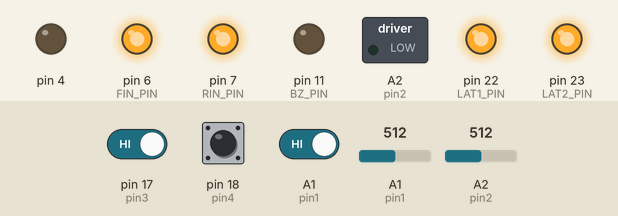
A sketch run on a simulated Arduino Leonardo, built with avr-gcc and run on an emulated ATmega32U4. On the bench: switched loads named in the sketch (green lamp = pin HIGH), output pins drawn as LEDs (lit = HIGH). The test bench sets the inputs (shaded band); at power-on: pin 18 (pin4) HIGH, A1 (pin1) HIGH, pin 17 (pin3) HIGH, A1 (pin1) = 512, A2 (pin2) = 512.

Above: at 1.2 s.
1.3 s: pin 18 (pin4) pulsed LOW 5 times (0.12 s each, 0.3 s apart)
At 3.6 s:
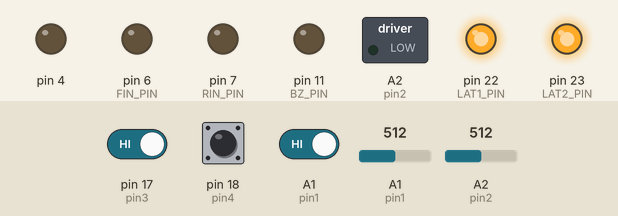
4.3 s: A1 (pin1) driven LOW
At 5.4 s:
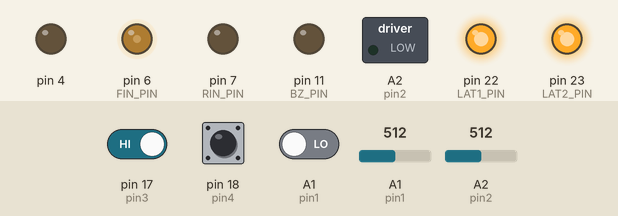
5.8 s: pin 17 (pin3) driven LOW
At 6.5 s:
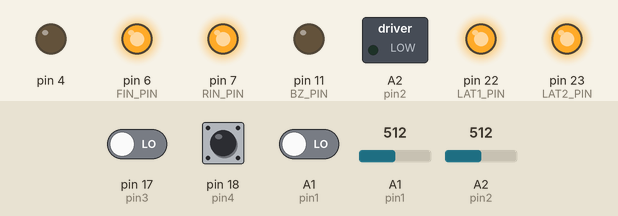
7.3 s: pin 17 (pin3) driven HIGH
At 8.5 s:
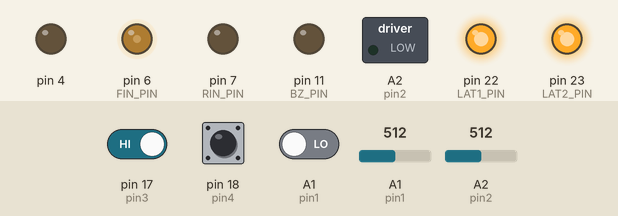
8.8 s: pin 18 (pin4) pulsed LOW 2 times (0.12 s each, 0.3 s apart)
At 9.9 s:
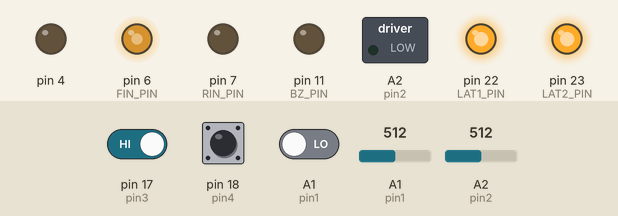
Timing chart, 0 to 11.8 s (numbered marks = the images above; inputs shaded):
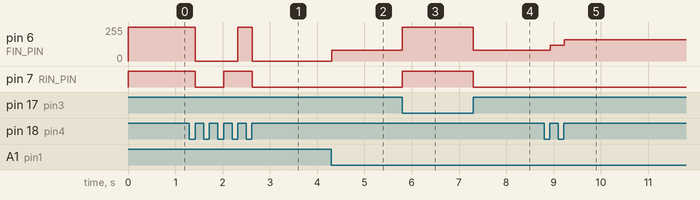

The sketch:

kadai6.ino
```cpp
#define USE_TIMER3
#include "mono_con.h"

const int dspds[4] = { -1, 80, 120, 160 };
const int sspds[4] = { -1, 80, 35, 10 };

int x, y, tsw, sw, ph;
int pretsw, presw, preph;
bool swps = false;
bool r = true;

int phase = 0;
word tc = 0;

void cw(int spd) {
	analogWrite(FIN_PIN, spd);
	digitalWrite(RIN_PIN, LOW);
}

void ccw(int spd) {
	digitalWrite(FIN_PIN, LOW);
	analogWrite(RIN_PIN, spd);
}

void stop() {
	digitalWrite(FIN_PIN, HIGH);
	digitalWrite(RIN_PIN, HIGH);
}

ISR(TIMER3_COMPA_vect) {
	static word in = 0;
	if (in++ > 5) {
		in = 0;
		r = true;
	}
	tc++;
}

void setup() {
	config_init();
	serial_init();

	tsw = pretsw = !digitalRead(pin3);
	sw = presw = !digitalRead(pin4);
	ph = preph = digitalRead(pin5);
}

void loop() {
	if (r) {
		r = false;

		x = analogRead(pin2);
		y = analogRead(pin1);
		tsw = !digitalRead(pin3);
		sw = !digitalRead(pin4);
		ph = digitalRead(pin5);

		if (sw == LOW && presw == HIGH) swps = true;

		presw = sw;
	}

	if (swps) {
		swps = false;
		if (++phase > 3) phase = 0;
	}

	if (!tsw) {
		if (phase == 0) stop();
		else if (ph == LOW) cw(dspds[phase]);
		else ccw(dspds[phase]);
	} else {
		stop();
		if (phase != 0) {
			if (tc >= sspds[phase]) {
				tc = 0;
				if (ph == LOW) lm.spm(CW);
				else lm.spm(CCW);
				lm.flush();
			}
		}
	}
}
```

mono_con.h
```cpp
//===================================================================================================================
//
//  高校生ものづくりコンテスト2026岡山県大会用 ArduinoShield
//
//    出力回路: 百エディケーション製
//    https://hyakuedu.wordpress.com/
//
//    CPU Board: Arduino MEGA 2560 R3
//                                     2026/04/15 OKAKO
//
//===================================================================================================================

#ifndef _MONO_CON_2026_H
#define _MONO_CON_2026_H

//--- Arduino ATmega2560 Input
#define pin1	A1
#define pin2	A2
#define pin3	17  // D1
#define pin4	18  // D2
#define pin5	19  // D3
#define pin6	40  // M1
#define pin7	42  // M2
#define pin8	20  // D4: GND

//--- OKAKO_Shield_CN2
#define BOARD_SW_PIN 26
#define BZ_PIN   11
#define FIN_PIN  6
#define RIN_PIN  7
#define LAT2_PIN 23
#define LAT1_PIN 22
#define SCK_PIN  24
#define SDI_PIN  25

//--- led_stepmotor::spm() の引数用
#define CW		0xFF
#define CCW		0xFE
#define STOP	0xFD

//===================================================================================================================
//  ステッピングモータの励磁パターンを返す関数
//===================================================================================================================
int stepm_init(int n) {
	static const uint8_t tbl[5] = {
		0x9,  // A
		0xc,  // B
		0x6,  // nA
		0x3,  // nB
		0x00  // Stop
	};
	return (n >= 0 && n < 5) ? tbl[n] : 0;
}

//===================================================================================================================
//  フルカラーLEDとステッピングモータの動作制御クラス
//===================================================================================================================
class led_stepmotor {
private:
	uint8_t b8 = 0;
	uint8_t cur_phase = 0;

public:
	// フルカラーLED: 3bit GBR
	led_stepmotor& led(uint8_t gbr) {
		b8 = (b8 & 0x0F) | ((gbr & 0x07) << 4);
		return *this;
	}

	// ステッピングモータ: 励磁フェーズ
	led_stepmotor& spm(uint8_t phase) {
		uint8_t p;
		if (phase == CW) {
			cur_phase = (cur_phase + 3) & 0x03;
			p = cur_phase;
		} else if (phase == CCW) {
			cur_phase = (cur_phase + 1) & 0x03;
			p = cur_phase;
		} else if (phase < 4) {
			cur_phase = phase;
			p = phase;
		} else {
			p = 4;
		}
		b8 = (b8 & 0xF0) | (stepm_init(p) & 0x0F);
		return *this;
	}

	// 更新
	void flush() const {
		digitalWrite(LAT2_PIN, LOW);
		shiftOut(SDI_PIN, SCK_PIN, MSBFIRST, b8);
		digitalWrite(LAT2_PIN, HIGH);
	}
};
led_stepmotor lm;

//===================================================================================================================
//  レジスタ初期設定
//===================================================================================================================
void config_init(void) {
	// 入力
	pinMode(pin1, INPUT);
	pinMode(pin2, INPUT);
	pinMode(pin3, INPUT);
	pinMode(pin4, INPUT);
	pinMode(pin5, INPUT);
	pinMode(pin6, INPUT);
	pinMode(pin7, INPUT);

	// D4=GND
	pinMode(pin8, OUTPUT);
	digitalWrite(pin8, LOW);

	// シールド側
	pinMode(BOARD_SW_PIN, INPUT);
	pinMode(BZ_PIN, OUTPUT);
	pinMode(RIN_PIN, OUTPUT);
	pinMode(FIN_PIN, OUTPUT);
	pinMode(LAT1_PIN, OUTPUT);
	pinMode(LAT2_PIN, OUTPUT);
	pinMode(SCK_PIN, OUTPUT);
	pinMode(SDI_PIN, OUTPUT);

	// 初期状態
	digitalWrite(LAT1_PIN, HIGH);
	digitalWrite(LAT2_PIN, HIGH);
	digitalWrite(SCK_PIN, LOW);
	digitalWrite(SDI_PIN, LOW);

	// Timer4: PWM 31.37kHz
	TCCR4B = (TCCR4B & 0b11111000) | 0x01;

#if defined(USE_TIMER3)
	// Timer3: 1ms割り込み
	TCCR3A = 0;
	TCCR3B = 0x0b;    // CTC, pre=64
	OCR3A = 249;      // 1kHz
	TIMSK3 = 0x02;    // OCIE3A
#endif
}

//===================================================================================================================
//  シリアルデバイスの初期設定関数
//===================================================================================================================
void serial_init(void) {
	// U1, U2
	digitalWrite(LAT1_PIN, LOW);
	shiftOut(SDI_PIN, SCK_PIN, MSBFIRST, 0x00);
	shiftOut(SDI_PIN, SCK_PIN, MSBFIRST, 0x00);
	digitalWrite(LAT1_PIN, HIGH);

	// U3
	digitalWrite(LAT2_PIN, LOW);
	shiftOut(SDI_PIN, SCK_PIN, MSBFIRST, 0x00);
	digitalWrite(LAT2_PIN, HIGH);
}

//===================================================================================================================
//  2桁7セグメントLEDの表示関数
//===================================================================================================================
void disp(char leftPat, char rightPat) {
	digitalWrite(LAT1_PIN, LOW);
	shiftOut(SDI_PIN, SCK_PIN, MSBFIRST, leftPat);
	shiftOut(SDI_PIN, SCK_PIN, MSBFIRST, rightPat);
	digitalWrite(LAT1_PIN, HIGH);
}

//===================================================================================================================
//  7セグメントLED 表示データ (0-9, blank)
//===================================================================================================================
const uint8_t num[11] = {
	0x3f, 0x06, 0x5b, 0x4f, 0x66,  // 0,1,2,3,4
	0x6d, 0x7d, 0x27, 0x7f, 0x6f,  // 5,6,7,8,9
	0x00                           // blank
};

#endif
```

Measured:
- after the input at 1.3 s, pin 6 (FIN_PIN): 255/255 → 0/255 after 0.12 s, → 255/255 0.90 s later, → 0/255 0.30 s later; pin 7 (RIN_PIN): HIGH → LOW after 0.12 s, → HIGH 0.60 s later, → LOW 0.60 s later
- after the input at 4.3 s, pin 6 (FIN_PIN): 0/255 → 80/255 at once
- after the input at 5.8 s, pin 6 (FIN_PIN): 80/255 → 255/255 at once; pin 7 (RIN_PIN): LOW → HIGH at once
- after the input at 7.3 s, pin 6 (FIN_PIN): 255/255 → 80/255 at once; pin 7 (RIN_PIN): HIGH → LOW at once
- after the input at 8.8 s, pin 6 (FIN_PIN): 80/255 → 120/255 after 0.12 s, → 160/255 0.30 s later
